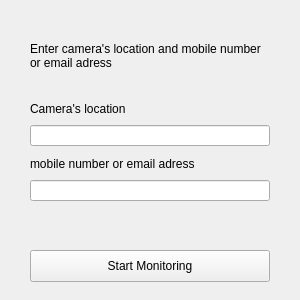
<?xml version="1.0" encoding="UTF-8"?>
<ui version="4.0">
 <class>MainWindow</class>
 <widget class="QMainWindow" name="MainWindow">
  <property name="geometry">
   <rect>
    <x>0</x>
    <y>0</y>
    <width>300</width>
    <height>300</height>
   </rect>
  </property>
  <property name="windowTitle">
   <string>Weapon detection</string>
  </property>
  <widget class="QWidget" name="centralwidget">
   <widget class="QLabel" name="label">
    <property name="geometry">
     <rect>
      <x>30</x>
      <y>20</y>
      <width>241</width>
      <height>71</height>
     </rect>
    </property>
    <property name="text">
     <string>Enter camera's location and mobile number or email adress</string>
    </property>
    <property name="wordWrap">
     <bool>true</bool>
    </property>
   </widget>
   <widget class="QLabel" name="label_2">
    <property name="geometry">
     <rect>
      <x>30</x>
      <y>101</y>
      <width>111</width>
      <height>16</height>
     </rect>
    </property>
    <property name="text">
     <string>Camera's location</string>
    </property>
   </widget>
   <widget class="QLabel" name="label_3">
    <property name="geometry">
     <rect>
      <x>30</x>
      <y>156</y>
      <width>201</width>
      <height>16</height>
     </rect>
    </property>
    <property name="text">
     <string>mobile number or email adress</string>
    </property>
   </widget>
   <widget class="QPushButton" name="start_monitoring_button">
    <property name="geometry">
     <rect>
      <x>30</x>
      <y>250</y>
      <width>240</width>
      <height>32</height>
     </rect>
    </property>
    <property name="text">
     <string>Start Monitoring</string>
    </property>
   </widget>
   <widget class="QLineEdit" name="loaction_input">
    <property name="geometry">
     <rect>
      <x>30</x>
      <y>125</y>
      <width>240</width>
      <height>21</height>
     </rect>
    </property>
   </widget>
   <widget class="QLineEdit" name="sendTo_input">
    <property name="geometry">
     <rect>
      <x>30</x>
      <y>180</y>
      <width>240</width>
      <height>21</height>
     </rect>
    </property>
   </widget>
  </widget>
 </widget>
 <resources/>
 <connections/>
</ui>
